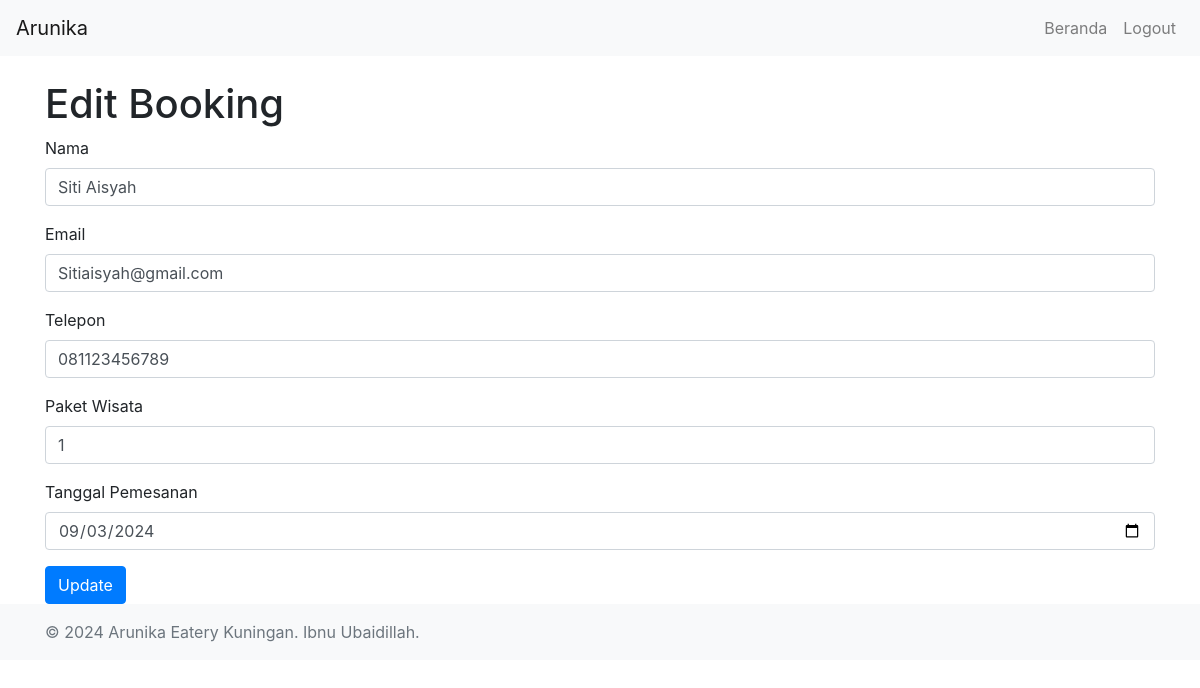
The app's page /php/edit_booking.php?id=12 (signed in) with its own data.
### tables this page shows
CREATE TABLE `bookings` (
  `id` int(11) NOT NULL,
  `customer_name` varchar(100) NOT NULL,
  `email` varchar(100) NOT NULL,
  `phone` varchar(20) NOT NULL,
  `tour_package_id` int(11) NOT NULL,
  `booking_date` date NOT NULL
);

### php/edit_booking.php (the view, shortened to what this page needs)
<?php
require 'db.php';
$id = $_GET['id'];
$sql = "SELECT * FROM bookings WHERE id = ?";
$stmt = $conn->prepare($sql);
$stmt->bind_param("i", $id);
$stmt->execute();
$result = $stmt->get_result();
$booking = $result->fetch_assoc();
?>
<!DOCTYPE html>
<html lang="en">
<head>
    <link rel="stylesheet" href="https://stackpath.bootstrapcdn.com/bootstrap/4.5.2/css/bootstrap.min.css">
</head>
<body>
    <?php include 'navbar.php'; ?>
    <div class="container mt-4">
        <h1>Edit Booking</h1>
        <form method="POST" action="">
            <div class="form-group">
                <label for="customer_name">Nama</label>
                <input type="text" class="form-control" id="customer_name" name="customer_name" value="<?php echo $booking['customer_name']; ?>" required>
            </div>
            <div class="form-group">
                <label for="email">Email</label>
                <input type="email" class="form-control" id="email" name="email" value="<?php echo $booking['email']; ?>" required>
            </div>
            <div class="form-group">
                <label for="phone">Telepon</label>
                <input type="text" class="form-control" id="phone" name="phone" value="<?php echo $booking['phone']; ?>" required>
            </div>
            <div class="form-group">
                <label for="tour_package_id">Paket Wisata</label>
                <input type="text" class="form-control" id="tour_package_id" name="tour_package_id" value="<?php echo $booking['tour_package_id']; ?>" required>
            </div>
            <div class="form-group">
                <label for="booking_date">Tanggal Pemesanan</label>
                <input type="date" class="form-control" id="booking_date" name="booking_date" value="<?php echo $booking['booking_date']; ?>" required>
            </div>
            <button type="submit" class="btn btn-primary">Update</button>
        </form>
    </div>
    <?php include 'footer.php'; ?>
</body>
</html>

### records on screen
bookings: customer_name "Siti Aisyah", email "Sitiaisyah@gmail.com", phone "081123456789", tour_package_id "1", booking_date "09/03/2024"
